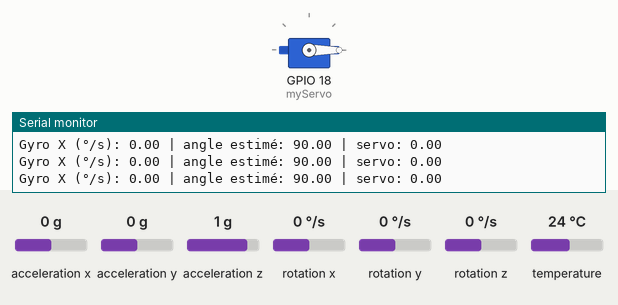
Bench run of a program on a simulated ESP32. On the bench: servo, the last lines printed to the serial monitor. The test bench sets the inputs (shaded band); at power-on: rotation x 0 °/s, acceleration x 0 g, acceleration y 0 g, acceleration z 1 g, rotation y 0 °/s, rotation z 0 °/s, temperature 24 °C.

Above: at 1.2 s.
1.3 s: rotation x set to -192 °/s
At 1.76 s:
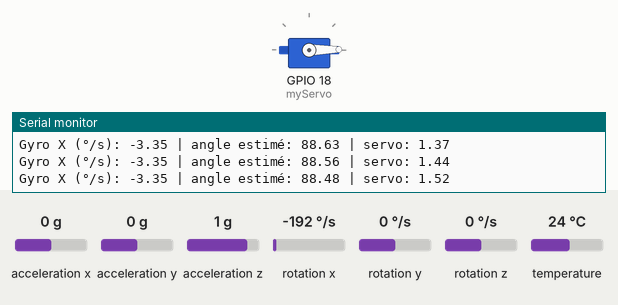
4.3 s: rotation x set to -100 °/s
At 6.4 s:
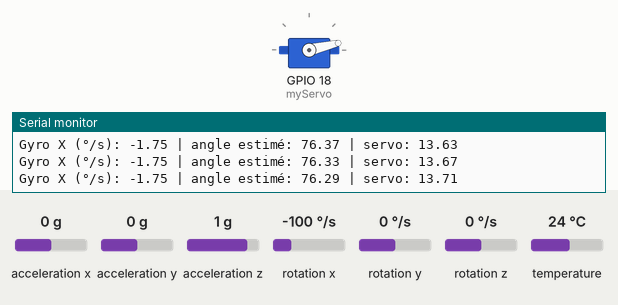
7.3 s: rotation x set to 100 °/s
10.3 s: rotation x set to -192 °/s
13.3 s: rotation x set to 192 °/s
Timing chart, 0 to 17.3 s (numbered marks = the images above; inputs shaded):
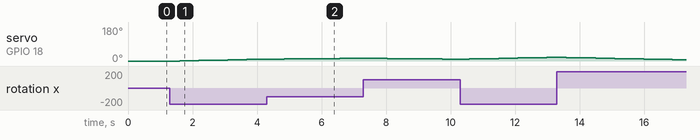

The program:

main.cpp
```cpp
#include <Wire.h>
#include <Adafruit_MPU6050.h>
#include <Adafruit_Sensor.h>
#include <ESP32Servo.h>

Adafruit_MPU6050 mpu;
Servo myServo;

float angleX = 90.0; // Position de départ du servo (à plat)
unsigned long lastTime = 0;

void setup() {
  Serial.begin(115200);
  mpu.begin();
  mpu.setFilterBandwidth(MPU6050_BAND_5_HZ);

  myServo.attach(18); // PWM pin
  myServo.write(angleX); // Position initiale

  lastTime = millis();
}

void loop() {
  sensors_event_t a, g, temp;
  mpu.getEvent(&a, &g, &temp);

  unsigned long now = millis();
  float dt = (now - lastTime) / 1000.0; // delta temps en secondes
  lastTime = now;

  // Intégration de la vitesse angulaire autour de X
  angleX += g.gyro.x * dt;

  // Corriger pour garder le capteur horizontal
  float servoAngle = 90 - angleX; // Inversé selon ton montage
  servoAngle = constrain(servoAngle, 0, 180);

  myServo.write(servoAngle);

  Serial.print("Gyro X (°/s): ");
  Serial.print(g.gyro.x);
  Serial.print(" | angle estimé: ");
  Serial.print(angleX);
  Serial.print(" | servo: ");
  Serial.println(servoAngle);

  delay(20);
}
```

Measured:
- after the input at 1.3 s, servo on GPIO 18 (myServo): moves from 0° to 10° over 2.7 s, starting after 0.31 s
